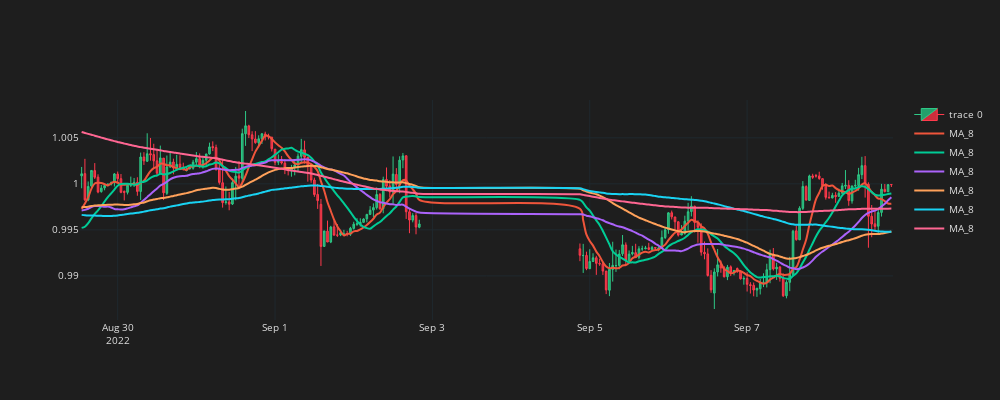

The notebook cell saved with this chart:
### Code cell
df_plot = df_ma.iloc[-200:].copy()
fig = go.Figure()
fig.add_trace(go.Candlestick(
    x = df_plot.time, open = df_plot.mid_o, high = df_plot.mid_h, low = df_plot.mid_l, close = df_plot.mid_c,
    line=dict(width=1), opacity=1,
    increasing_fillcolor="#23A06B",
    decreasing_fillcolor="#CC2E3C",
    increasing_line_color="#2EC886",
    decreasing_line_color="#FF3A4C"
))
for ma in ma_list:
    col = f"MA_{ma}"
    fig.add_trace(go.Scatter(x=df_plot.time, y=df_plot[col], line = dict(width = 2), line_shape='spline', name=col))
fig.update_layout(width=1000,height=400, font = dict(size=10, color = "#e1e1e1"), paper_bgcolor="#1e1e1e", plot_bgcolor="#1e1e1e")
fig.update_xaxes(gridcolor = "#1f292f", showgrid=True, fixedrange=True, rangeslider=dict(visible=False))
fig.update_yaxes(gridcolor= "#1f292f", showgrid=True)
fig.show()

### Figure 1 — Plotly figure (JSON) as saved in the notebook; plotly's stock layout.template omitted (floating-point values rounded to 4 significant figures; data arrays with more than 128 entries replaced by an {"elided": "..."} marker saying what was removed)
{"data": [{"close": {"elided": "200 float values"}, "decreasing": {"fillcolor": "#CC2E3C", "line": {"color": "#FF3A4C"}}, "high": {"elided": "200 float values"}, "increasing": {"fillcolor": "#23A06B", "line": {"color": "#2EC886"}}, "line": {"width": 1}, "low": {"elided": "200 float values"}, "opacity": 1, "open": {"elided": "200 float values"}, "type": "candlestick", "x": {"elided": "200 str values"}}, {"line": {"shape": "spline", "width": 2}, "name": "MA_8", "type": "scatter", "x": {"elided": "200 str values"}, "y": {"elided": "200 float values"}}, {"line": {"shape": "spline", "width": 2}, "name": "MA_8", "type": "scatter", "x": {"elided": "200 str values"}, "y": {"elided": "200 float values"}}, {"line": {"shape": "spline", "width": 2}, "name": "MA_8", "type": "scatter", "x": {"elided": "200 str values"}, "y": {"elided": "200 float values"}}, {"line": {"shape": "spline", "width": 2}, "name": "MA_8", "type": "scatter", "x": {"elided": "200 str values"}, "y": {"elided": "200 float values"}}, {"line": {"shape": "spline", "width": 2}, "name": "MA_8", "type": "scatter", "x": {"elided": "200 str values"}, "y": {"elided": "200 float values"}}, {"line": {"shape": "spline", "width": 2}, "name": "MA_8", "type": "scatter", "x": {"elided": "200 str values"}, "y": {"elided": "200 float values"}}], "layout": {"font": {"color": "#e1e1e1", "size": 10}, "height": 400, "paper_bgcolor": "#1e1e1e", "plot_bgcolor": "#1e1e1e", "width": 1000, "xaxis": {"fixedrange": true, "gridcolor": "#1f292f", "rangeslider": {"visible": false}, "showgrid": true}, "yaxis": {"gridcolor": "#1f292f", "showgrid": true}}}
